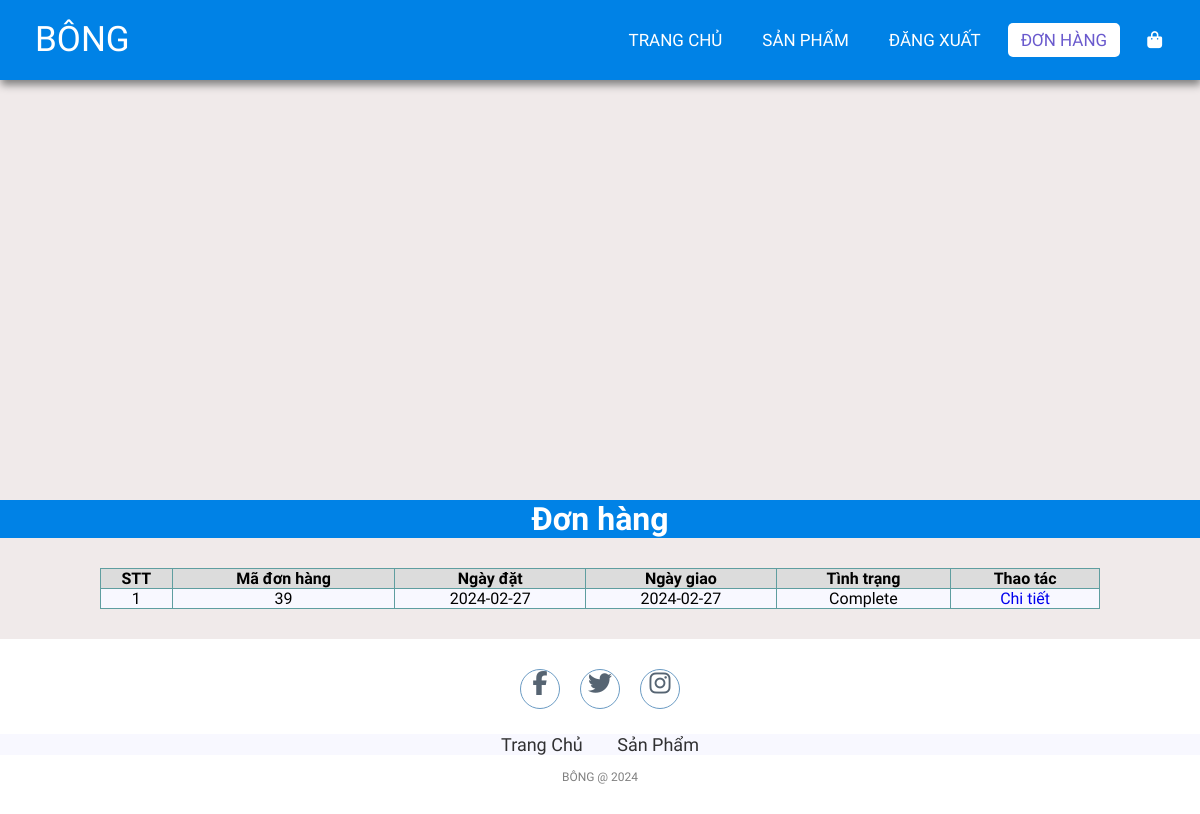
The page /order.php (signed in) on the database its author committed.
### tables this page shows
CREATE TABLE `orders` (
  `id` int(11) NOT NULL,
  `userId` int(11) NOT NULL,
  `createdDate` date NOT NULL,
  `receivedDate` date DEFAULT NULL,
  `status` varchar(20) NOT NULL
);

### lib/database.php (called while the page is built, shortened)
<?php
class Database extends PDO
{
  public $host   = DB_HOST;
  public $user   = DB_USER;
  public $pass   = DB_PASS;
  public $dbname = DB_NAME;
  public $link;
  private function connectDB()
  {
    $this->link = new mysqli(
      $this->host,
      $this->user,
      $this->pass,
      $this->dbname
    );
  }
  public function select($query)
  {
    $result = $this->link->query($query);
    if ($result->num_rows > 0) {
      return $result;
    } else {
      return false;
    }
  }
}

### lib/session.php (called while the page is built, shortened)
<?php
class Session
{
   public static function get($key)
   {
      if (isset($_SESSION[$key])) {
         return $_SESSION[$key];
      } else {
         return false;
      }
   }
}

### classes/order.php (called while the page is built, shortened)
<?php
$filepath = realpath(dirname(__FILE__));
include_once($filepath . '/../lib/database.php');
include_once($filepath . '/../lib/session.php');
?>
<?php
class order
{
    private $db;
    public function __construct()
    {
        $this->db = new Database();
    }
    public function getOrderByUser()
    {
        $userId = Session::get('userId');
        $query = "SELECT * FROM orders WHERE userId = '$userId' ";
        $mysqli_result = $this->db->select($query);
        if ($mysqli_result) {
            $result = mysqli_fetch_all($this->db->select($query), MYSQLI_ASSOC);
            return $result;
        }
        return false;
    }
}
?>

### order.php (the view, shortened to what this page needs)
<?php
include_once 'lib/session.php';
include 'classes/order.php';
$order = new order();
$result = $order->getOrderByUser();
?>
<!DOCTYPE html>
<html lang="en">
<head>
    <link rel="stylesheet" href="css/style.css">
    <link rel="stylesheet" href="https://cdnjs.cloudflare.com/ajax/libs/font-awesome/5.15.4/css/all.min.css">
</head>
<body>
    <nav>
        <label class="logo">BÔNG</label>
        <ul>
            <li><a href="index.php">Trang chủ</a></li>
            <li><a href="productList.php">Sản phẩm</a></li>
            <?php
            if (isset($_SESSION['user']) && $_SESSION['user']) { ?>
                <li><a href="logout.php" id="signin">Đăng xuất</a></li>
            <?php } else { ?>
                <li><a href="register.php" id="signup">Đăng ký</a></li>
                <li><a href="login.php" id="signin">Đăng nhập</a></li>
            <?php } ?>
            <li><a href="order.php" id="order" class="active">Đơn hàng</a></li>
            <li>
                <a href="checkout.php">
                    <i class="fa fa-shopping-bag"></i>
                </a>
            </li>
        </ul>
    </nav>
    <section class="banner"></section>
    <div class="featuredProducts">
        <h1>Đơn hàng</h1>
    </div>
    <div class="container-single">
        <?php if ($result) { ?>
            <table class="order">
                <tr>
                    <th>STT</th>
                    <th>Mã đơn hàng</th>
                    <th>Ngày đặt</th>
                    <th>Ngày giao</th>
                    <th>Tình trạng</th>
                    <th>Thao tác</th>
                </tr>
                <?php $count = 1;
                foreach ($result as $key => $value) { ?>
                    <tr>
                        <td><?= $count++ ?></td>
                        <td><?= $value['id'] ?></td>
                        <td><?= $value['createdDate'] ?></td>
                        <td><?= ($value['status'] != "Processing") ? $value['receivedDate'] : "Dự kiến 3 ngày sau khi đơn hàng đã được xử lý" ?> </td>
                        <?php
                        if ($value['status'] == 'Delivering') { ?>
                            <td>
                                <a href="complete_order.php?orderId=<?= $value['id'] ?>">Đang giao (Click vào để xác nhận đã nhận)</a>
                            </td>
                            <td>
                                <a href="orderdetail.php?orderId=<?= $value['id'] ?>">Chi tiết</a>
                            </td>
                        <?php } else { ?>
                            <td>
                                <?= $value['status'] ?>
                            </td>
                            <td>
                                <a href="orderdetail.php?orderId=<?= $value['id'] ?>">Chi tiết</a>
                            </td>
                        <?php }
                        ?>
                    </tr>
                <?php } ?>
            </table>
        <?php } else { ?>
            <h3>Đơn hàng hiện đang rỗng</h3>
        <?php } ?>
    </div>
    <footer>
        <div class="social">
            <a href="https://www.facebook.com/profile.php?id=100061695790048"><i class="fa fa-facebook" aria-hidden="true"></i></a>
            <a href="https://www.facebook.com/profile.php?id=100061695790048"><i class="fa fa-twitter" aria-hidden="true"></i></a>
            <a href="https://www.facebook.com/profile.php?id=100061695790048"><i class="fa fa-instagram" aria-hidden="true"></i></a>
        </div>
        <ul class="list">
            <li>
                <a href="./">Trang Chủ</a>
            </li>
            <li>
                <a href="productList.php">Sản Phẩm</a>
            </li>
        </ul>
        <p class="copyright">BÔNG @ 2024</p>
    </footer>
</body>
</html>

### css/style.css (style rules this page uses)
* { padding: 0; margin: 0; text-decoration: none; list-style: none; box-sizing: border-box; }
body { font-family: Mitr; background: rgb(240, 234, 234); }
nav { top: 0; background: #0082e6; height: 80px; width: 100%; position: fixed; z-index: 9999; box-shadow: 1px 5px 8px gray; }
label.logo { color: white; font-size: 35px; line-height: 80px; padding: 0 35px; }
nav ul { float: right; margin-right: 20px; }
nav ul li { display: inline-block; line-height: 80px; margin: 0 5px; }
nav ul li a { color: white; font-size: 17px; padding: 7px 13px; border-radius: 3px; text-transform: uppercase; border-radius: 5px; transition: 0.5s; }
a.active, a:hover { background: white; color: slateblue; }
.banner { background: url('../images/bia.jpg') background-size: cover; height: 500px; }
.featuredProducts { text-align: center; background-color: #0082e6; color: white; }
footer { padding: 30px 0; background-color:white; }
footer .social { text-align: center; padding-bottom: 25px; color: white; }
footer .social a { color: inherit; font-size: 24px; border: 1px solid steelblue; width: 40px; height: 40px; display: inline-block; text-align: center; border-radius: 50%; margin: 0 8px; transition: 0.5s; background-color: white; color: #2c3e50; opacity: 0.8; }
footer ul { margin-top: 0; padding: 0; list-style: none; font-size: 18px; margin-bottom: 0; text-align: center; }
footer ul a { color: inherit; text-decoration: none; opacity: 0.8; }
footer ul li { display: inline; padding: 0 15px; }
footer .copyright { margin-top: 15px; text-align: center; font-size: 12px; color: gray; }
.container-single { display: flex; margin: 30px 100px; }
.list { background-color: ghostwhite; }
th { background-color: gainsboro; border: 1px solid cadetblue; }
td { border: 1px solid cadetblue; text-align: center; }
.order { width: 100%; background-color: ghostwhite; padding: 10px; border-collapse: collapse; }

### rows shown on the page
orders: id "39", createdDate "2024-02-27", receivedDate "2024-02-27", status "Complete"
